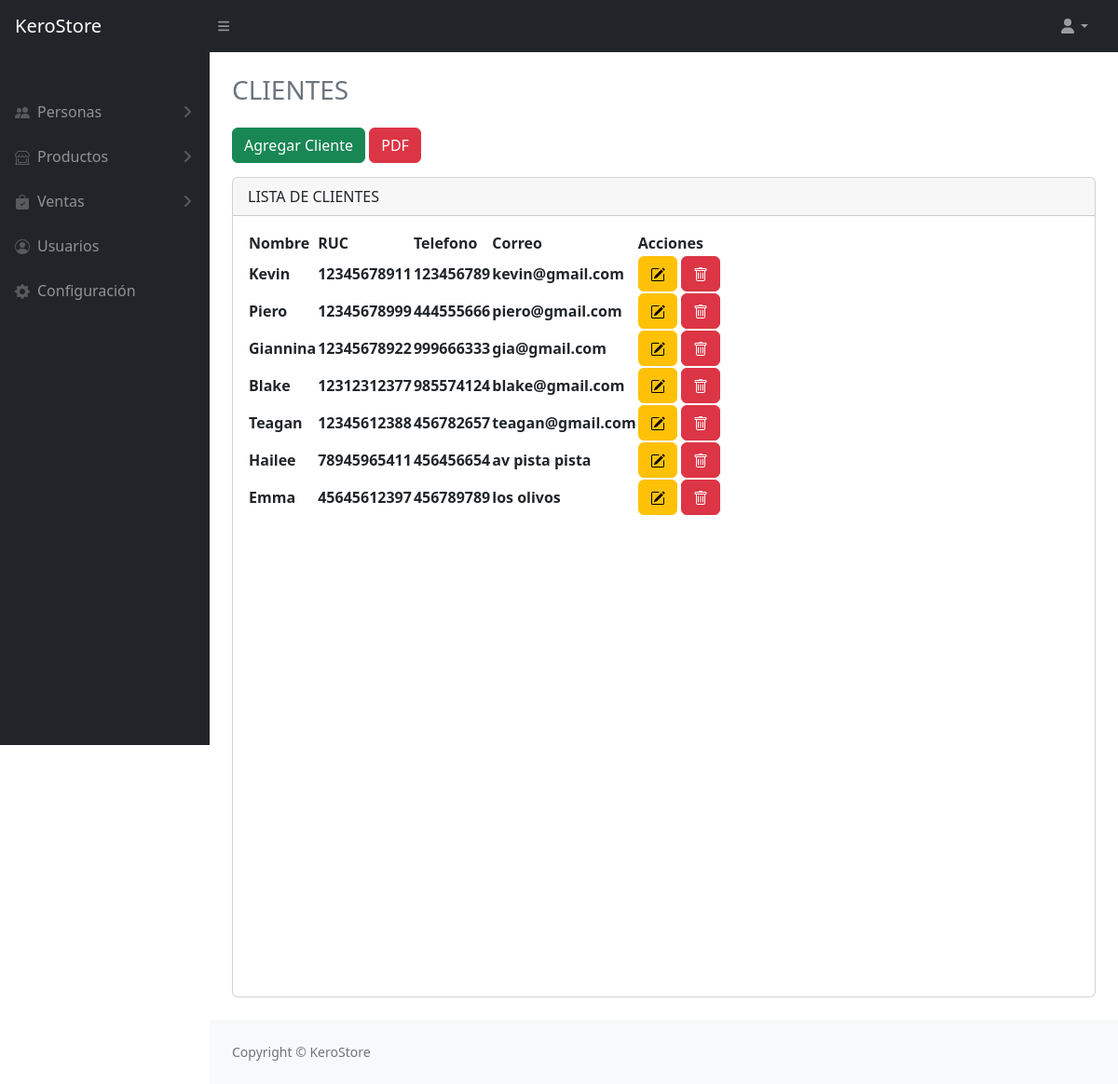
Page /view/client/mostrar.php (signed in) on the committed database.
### tables this page shows
CREATE TABLE `cliente` (
  `id` int(3) NOT NULL,
  `nombre` varchar(200) DEFAULT NULL,
  `ruc` varchar(11) DEFAULT NULL,
  `telefono` varchar(9) DEFAULT NULL,
  `correo` varchar(200) DEFAULT NULL,
  `estado` varchar(1) DEFAULT NULL
);

### config/db.php (called while the page is built, shortened)
<?php
    class Database {
        private static $instance = null;
        private $connection;
        private function __construct() {
            $this->connection = new PDO("mysql:host=localhost:3310;dbname=db_prueba", "root", "");
            $this->connection->setAttribute(PDO::ATTR_ERRMODE, PDO::ERRMODE_EXCEPTION);
        }
        public static function getInstance() {
            if (self::$instance == null) {
                self::$instance = new Database();
            }
            return self::$instance;
        }
        public function getConnection() {
            return $this->connection;
        }
    }
?>

### model/clientModel.php (called while the page is built, shortened)
<?php
    class clientModel{
        private $PDO;
        public function __construct(){
            require_once("c://xampp/htdocs/projectFact/config/db.php");
            $database = Database::getInstance();
            $this->PDO = $database->getConnection();
        }
        public function index(){
            $stament = $this->PDO->prepare("SELECT*FROM cliente WHERE estado=1");
            return($stament->execute()) ? $stament->fetchAll(): false;
        }
    }
?>

### controller/clientController.php (called while the page is built, shortened)
<?php
class clientController{
    private $model;
    public function __construct(){
        require_once("c://xampp/htdocs/projectFact/model/clientModel.php");
        $this->model = new clientModel;
    }
    public function index(){
        return($this->model->index()) ? $this->model->index() : false;
    }
}
?>

### view/client/mostrar.php (the view, shortened to what this page needs)
<?php
if (isset($_SESSION['usuario'])) {
    if ($_SESSION['rol'] == 1 || $_SESSION['rol_cliente'] == 1) {
        require_once("c://xampp/htdocs/projectFact/view/head/head.php");
        require_once("c://xampp/htdocs/projectFact/controller/clientController.php");
        $obj = new clientController();
        $data = $obj->index();
    } else {
        echo '<script>alert("No tienes acceso.")';
    }
}
?>
<div class="container-fluid px-4">
    <h3 class="mt-4 text-secondary">CLIENTES</h3>
    <a href="/projectFact/view/client/create.php" class="btn btn-success" style="margin: 15px 0;">Agregar Cliente</a>
    <a href="/projectFact/view/client/reporte.php" class="btn btn-danger" style="margin: 15px 0;">PDF</a>
    <div class="card mb-4">
        <div class="card-header">
            LISTA DE CLIENTES
        </div>
        <div class="card-body">
            <table id="datatablesSimple">
                <thead>
                    <tr>
                        <th>Nombre</th>
                        <th>RUC</th>
                        <th>Telefono</th>
                        <th>Correo</th>
                        <th>Acciones</th>
                    </tr>
                </thead>
                <tbody>
                    <?php if ($data) : ?>
                        <?php foreach ($data as $dt) : ?>
                            <tr>
                                <th><?= $dt[1] ?></th>
                                <th><?= $dt[2] ?></th>
                                <th><?= $dt[3] ?></th>
                                <th><?= $dt[4] ?></th>
                                <th>
                                <a href="edit.php?id=<?= $dt[0] ?>" class="btn btn-warning" title="Editar">
                                    </a>
                                    <a href="destroy.php?id=<?= $dt[0] ?>" class="btn btn-danger" title="Eliminar">
                                    </a>
                                </th>
                            </tr>
                        <?php endforeach; ?>
                    <?php else : ?>
                        <tr>
                            <td colspan="3">No hay registros</td>
                        </tr>
                    <?php endif; ?>
                </tbody>
            </table>
            <div id="top_x_div" style="width: 900px; height: 500px;"></div>
        </div>
    </div>
</div>
<?php
require_once("c://xampp/htdocs/projectFact/view/head/footer.php");
?>

### view/head/head.php (shortened to what this page needs)
<!DOCTYPE html>
<html lang="es">
    <head>
        <link href="https://cdn.jsdelivr.net/npm/simple-datatables@7.1.2/dist/style.min.css" rel="stylesheet" />
        <link href="/projectFact/bootstrap/css/styles.css" rel="stylesheet" />
    </head>
    <body class="sb-nav-fixed">
        <nav class="sb-topnav navbar navbar-expand navbar-dark bg-dark">
            <a class="navbar-brand ps-3" href="/projectFact/home.php">KeroStore</a>
            <button class="btn btn-link btn-sm order-1 order-lg-0 me-4 me-lg-0" id="sidebarToggle" href="#!"><i class="fas fa-bars"></i></button>
            <ul class="navbar-nav ms-auto ms-md-0 me-3 me-lg-4">
                <li class="nav-item dropdown">
                    <a class="nav-link dropdown-toggle" id="navbarDropdown" href="#" role="button" data-bs-toggle="dropdown" aria-expanded="false"><i class="fas fa-user fa-fw"></i></a>
                </li>
            </ul>
        </nav>
        <div id="layoutSidenav">
            <div id="layoutSidenav_nav">
                <nav class="sb-sidenav accordion sb-sidenav-dark" id="sidenavAccordion">
                    <div class="sb-sidenav-menu">
                        <div class="nav">
                            <div class="sb-sidenav-menu-heading"></div>
                            <a class="nav-link collapsed hover" href="#" data-bs-toggle="collapse" data-bs-target="#collapseLayouts" aria-expanded="false" aria-controls="collapseLayouts">
                                <div class="sb-nav-link-icon">
                                </div>
                                Personas
                                <div class="sb-sidenav-collapse-arrow"><i class="fas fa-angle-down"></i></div>
                            </a>
                            <a class="nav-link collapsed hover" href="#" data-bs-toggle="collapse" data-bs-target="#collapsePages" aria-expanded="false" aria-controls="collapsePages">
                                <div class="sb-nav-link-icon">
                                </div>
                                Productos
                                <div class="sb-sidenav-collapse-arrow"><i class="fas fa-angle-down"></i></div>
                            </a>
                            <a class="nav-link collapsed hover" href="#" data-bs-toggle="collapse" data-bs-target="#collapseSend" aria-expanded="false" aria-controls="collapseSend">
                                <div class="sb-nav-link-icon">
                                </div>
                                Ventas
                                <div class="sb-sidenav-collapse-arrow"><i class="fas fa-angle-down"></i></div>
                            </a>
                            <?php
                                if (isset($_SESSION['usuario'])) {
                                        if ($_SESSION['rol_categorias'] == 2) {?>
                                        <a class="nav-link hover" href="/projectFact/view/users/mostrar.php" style="display: none;">
                                            <div class="sb-nav-link-icon">
                                                <svg xmlns="http://www.w3.org/2000/svg" width="16" height="16" fill="currentColor" class="bi bi-person-circle" viewBox="0 0 16 16">
                                                <path d="M11 6a3 3 0 1 1-6 0 3 3 0 0 1 6 0z"/>
                                                <path fill-rule="evenodd" d="M0 8a8 8 0 1 1 16 0A8 8 0 0 1 0 8zm8-7a7 7 0 0 0-5.468 11.37C3.242 11.226 4.805 10 8 10s4.757 1.225 5.468 2.37A7 7 0 0 0 8 1z"/>
                                                </svg>
                                            </div>
                                            Usuarios
                                        </a><?php
                                        }else{?>
                                            <a class="nav-link hover" href="/projectFact/view/users/mostrar.php">
                                            <div class="sb-nav-link-icon">
                                            </div>
                                            Usuarios
                                        </a><?php
                                        }
                                    }?>
                            <a class="nav-link hover" href="/projectFact/view/settings/mostrar.php">
                                <div class="sb-nav-link-icon">
                                </div>
                                Configuración
                            </a>
                        </div>
                    </div>
                </nav>
            </div>
            <div id="layoutSidenav_content">
                <main>

### view/head/footer.php (shortened to what this page needs)
                </main>
                <footer class="py-4 bg-light mt-auto">
                    <div class="container-fluid px-4">
                        <div class="d-flex align-items-center justify-content-between small">
                            <div class="text-muted">Copyright &copy; KeroStore</div>
                        </div>
                    </div>
                </footer>
            </div>
        </div>
    </body>
</html>

### view/head/head.php (style rules this page uses)
.hover { transition: all .4s ease; }

### rows in the picture
cliente: nombre "Kevin", ruc "12345678911", telefono "123456789", correo "kevin@gmail.com"
cliente: nombre "Piero", ruc "12345678999", telefono "444555666", correo "piero@gmail.com"
cliente: nombre "Giannina", ruc "12345678922", telefono "999666333", correo "gia@gmail.com"
cliente: nombre "Blake", ruc "12312312377", telefono "985574124", correo "blake@gmail.com"
cliente: nombre "Teagan", ruc "12345612388", telefono "456782657", correo "teagan@gmail.com"
cliente: nombre "Hailee", ruc "78945965411", telefono "456456654", correo "av pista pista"
cliente: nombre "Emma", ruc "45645612397", telefono "456789789", correo "los olivos"
